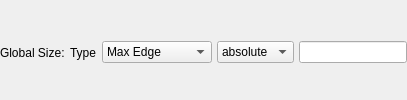
          <widget class="QWidget" name="widgetGlobal_M" native="true">
           <layout class="QHBoxLayout" name="horizontalLayout_13">
            <property name="spacing">
             <number>5</number>
            </property>
            <property name="leftMargin">
             <number>0</number>
            </property>
            <property name="topMargin">
             <number>5</number>
            </property>
            <property name="rightMargin">
             <number>0</number>
            </property>
            <property name="bottomMargin">
             <number>0</number>
            </property>
            <item>
             <widget class="QLabel" name="label_9">
              <property name="text">
               <string>Global Size:</string>
              </property>
             </widget>
            </item>
            <item>
             <widget class="QLabel" name="label_12">
              <property name="text">
               <string>Type</string>
              </property>
             </widget>
            </item>
            <item>
             <widget class="QComboBox" name="comboBoxGlobalTypeM">
              <property name="sizeAdjustPolicy">
               <enum>QComboBox::AdjustToContents</enum>
              </property>
              <item>
               <property name="text">
                <string>Max Edge</string>
               </property>
              </item>
              <item>
               <property name="text">
                <string>Max Curvature</string>
               </property>
              </item>
              <item>
               <property name="text">
                <string>Min Curvature</string>
               </property>
              </item>
             </widget>
            </item>
            <item>
             <widget class="QComboBox" name="comboBoxGlobalSizeTypeM">
              <item>
               <property name="text">
                <string>absolute</string>
               </property>
              </item>
              <item>
               <property name="text">
                <string>relative</string>
               </property>
              </item>
             </widget>
            </item>
            <item>
             <widget class="QLineEdit" name="lineEditGlobalSizeM"/>
            </item>
           </layout>
          </widget>
